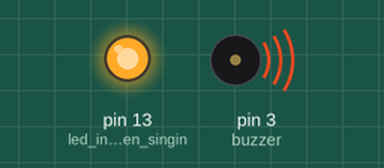
This sketch was run on a simulated Arduino Uno, built with avr-gcc and run on an emulated ATmega328P. On the bench: output pins drawn as LEDs (lit = HIGH), buzzer (waves = sounding).

Above: at 0.2 s.
At 14.74 s:
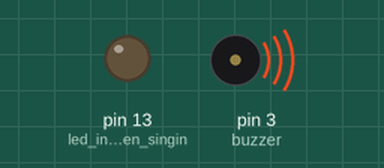
At 30.0 s:
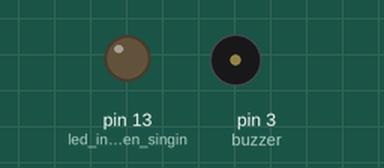
Timing chart, 0 to 41.1 s (numbered marks = the images above):
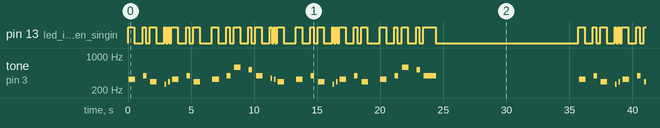

The sketch:

MusicPlayerPrinceTronics.ino
```cpp
/*
  Arduino Mario Bros Tunes
  With Piezo Buzzer and PWM

  Connect the positive side of the Buzzer to pin 3,
  then the negative side to a 1k ohm resistor. Connect
  the other side of the 1 k ohm resistor to
  ground(GND) pin on the Arduino.

  by: Dipto Pratyaksa
  last updated: 31/3/13
*/

/*************************************************
 * Public Constants
 *************************************************/

#define NOTE_B0  31
#define NOTE_C1  33
#define NOTE_CS1 35
#define NOTE_D1  37
#define NOTE_DS1 39
#define NOTE_E1  41
#define NOTE_F1  44
#define NOTE_FS1 46
#define NOTE_G1  49
#define NOTE_GS1 52
#define NOTE_A1  55
#define NOTE_AS1 58
#define NOTE_B1  62
#define NOTE_C2  65
#define NOTE_CS2 69
#define NOTE_D2  73
#define NOTE_DS2 78
#define NOTE_E2  82
#define NOTE_F2  87
#define NOTE_FS2 93
#define NOTE_G2  98
#define NOTE_GS2 104
#define NOTE_A2  110
#define NOTE_AS2 117
#define NOTE_B2  123
#define NOTE_C3  131
#define NOTE_CS3 139
#define NOTE_D3  147
#define NOTE_DS3 156
#define NOTE_E3  165
#define NOTE_F3  175
#define NOTE_FS3 185
#define NOTE_G3  196
#define NOTE_GS3 208
#define NOTE_A3  220
#define NOTE_AS3 233
#define NOTE_B3  247
#define NOTE_C4  262
#define NOTE_CS4 277
#define NOTE_D4  294
#define NOTE_DS4 311
#define NOTE_E4  330
#define NOTE_F4  349
#define NOTE_FS4 370
#define NOTE_G4  392
#define NOTE_GS4 415
#define NOTE_A4  440
#define NOTE_AS4 466
#define NOTE_B4  494
#define NOTE_C5  523
#define NOTE_CS5 554
#define NOTE_D5  587
#define NOTE_DS5 622
#define NOTE_E5  659
#define NOTE_F5  698
#define NOTE_FS5 740
#define NOTE_G5  784
#define NOTE_GS5 831
#define NOTE_A5  880
#define NOTE_AS5 932
#define NOTE_B5  988
#define NOTE_C6  1047
#define NOTE_CS6 1109
#define NOTE_D6  1175
#define NOTE_DS6 1245
#define NOTE_E6  1319
#define NOTE_F6  1397
#define NOTE_FS6 1480
#define NOTE_G6  1568
#define NOTE_GS6 1661
#define NOTE_A6  1760
#define NOTE_AS6 1865
#define NOTE_B6  1976
#define NOTE_C7  2093
#define NOTE_CS7 2217
#define NOTE_D7  2349
#define NOTE_DS7 2489
#define NOTE_E7  2637
#define NOTE_F7  2794
#define NOTE_FS7 2960
#define NOTE_G7  3136
#define NOTE_GS7 3322
#define NOTE_A7  3520
#define NOTE_AS7 3729
#define NOTE_B7  3951
#define NOTE_C8  4186
#define NOTE_CS8 4435
#define NOTE_D8  4699
#define NOTE_DS8 4978

#define melodyPin 3
//Mario main theme melody
int melody[] = {
  NOTE_E7, NOTE_E7, 0, NOTE_E7,
  0, NOTE_C7, NOTE_E7, 0,
  NOTE_G7, 0, 0,  0,
  NOTE_G6, 0, 0, 0,

  NOTE_C7, 0, 0, NOTE_G6,
  0, 0, NOTE_E6, 0,
  0, NOTE_A6, 0, NOTE_B6,
  0, NOTE_AS6, NOTE_A6, 0,

  NOTE_G6, NOTE_E7, NOTE_G7,
  NOTE_A7, 0, NOTE_F7, NOTE_G7,
  0, NOTE_E7, 0, NOTE_C7,
  NOTE_D7, NOTE_B6, 0, 0,

  NOTE_C7, 0, 0, NOTE_G6,
  0, 0, NOTE_E6, 0,
  0, NOTE_A6, 0, NOTE_B6,
  0, NOTE_AS6, NOTE_A6, 0,

  NOTE_G6, NOTE_E7, NOTE_G7,
  NOTE_A7, 0, NOTE_F7, NOTE_G7,
  0, NOTE_E7, 0, NOTE_C7,
  NOTE_D7, NOTE_B6, 0, 0
};
//Mario main them tempo
int tempo[] = {
  12, 12, 12, 12,
  12, 12, 12, 12,
  12, 12, 12, 12,
  12, 12, 12, 12,

  12, 12, 12, 12,
  12, 12, 12, 12,
  12, 12, 12, 12,
  12, 12, 12, 12,

  9, 9, 9,
  12, 12, 12, 12,
  12, 12, 12, 12,
  12, 12, 12, 12,

  12, 12, 12, 12,
  12, 12, 12, 12,
  12, 12, 12, 12,
  12, 12, 12, 12,

  9, 9, 9,
  12, 12, 12, 12,
  12, 12, 12, 12,
  12, 12, 12, 12,
};
//Underworld melody
int underworld_melody[] = {
  NOTE_C4, NOTE_C5, NOTE_A3, NOTE_A4,
  NOTE_AS3, NOTE_AS4, 0,
  0,
  NOTE_C4, NOTE_C5, NOTE_A3, NOTE_A4,
  NOTE_AS3, NOTE_AS4, 0,
  0,
  NOTE_F3, NOTE_F4, NOTE_D3, NOTE_D4,
  NOTE_DS3, NOTE_DS4, 0,
  0,
  NOTE_F3, NOTE_F4, NOTE_D3, NOTE_D4,
  NOTE_DS3, NOTE_DS4, 0,
  0, NOTE_DS4, NOTE_CS4, NOTE_D4,
  NOTE_CS4, NOTE_DS4,
  NOTE_DS4, NOTE_GS3,
  NOTE_G3, NOTE_CS4,
  NOTE_C4, NOTE_FS4, NOTE_F4, NOTE_E3, NOTE_AS4, NOTE_A4,
  NOTE_GS4, NOTE_DS4, NOTE_B3,
  NOTE_AS3, NOTE_A3, NOTE_GS3,
  0, 0, 0
};
//Underwolrd tempo
int underworld_tempo[] = {
  12, 12, 12, 12,
  12, 12, 6,
  3,
  12, 12, 12, 12,
  12, 12, 6,
  3,
  12, 12, 12, 12,
  12, 12, 6,
  3,
  12, 12, 12, 12,
  12, 12, 6,
  6,
  18, 18, 18,
  6, 6,
  6, 6,
  6, 6,
  18, 18, 18, 18, 18, 18,
  10, 10, 10,
  10, 10, 10,
  3, 3, 3
};

int temp_melody[] = {
NOTE_E4, NOTE_G4, NOTE_D4, NOTE_C4, NOTE_D4,
NOTE_E4, NOTE_G4, NOTE_D4,   0,     NOTE_E4,
NOTE_G4, NOTE_D5, NOTE_C5, NOTE_G4, NOTE_F4,
NOTE_E4, NOTE_D4,    0,    NOTE_E4, NOTE_G4,
NOTE_D4, NOTE_C4, NOTE_D4, NOTE_E4, NOTE_G4,
NOTE_D4,    0,    NOTE_E4, NOTE_G4, NOTE_D5,
NOTE_C5, NOTE_G4};

int temp_tempo[] = {                                               //Define the note durations, 1 to 1 with melody    1 = 8 beats
  2,4,2,8,8,                                                          //                                                 2 = 4 beats (whole note)
  2,4,2,4,2,                                                          //                                                 4 = 2 beats (half note)
  4,2,4,2,8,                                                          //                                                 8 = 1 beats (quarter note)
  8,2,4,2,4,
  2,8,8,2,4,
  2,4,2,4,2,
  4,1

};


void setup(void)
{
  pinMode(3, OUTPUT);//buzzer
  pinMode(13, OUTPUT);//led indicator when singing a note

}
void loop()
{
  //sing the tunes
  sing(1);
  sing(1);
  sing(2);
}
int song = 0;

void sing(int s) {
  // iterate over the notes of the melody:
  song = s;
  if (song == 72) {
    Serial.println(" 'Underworld Theme'");
    int size = sizeof(underworld_melody) / sizeof(int);
    for (int thisNote = 0; thisNote < size; thisNote++) {

      // to calculate the note duration, take one second
      // divided by the note type.
      //e.g. quarter note = 1000 / 4, eighth note = 1000/8, etc.
      int noteDuration = 1000 / underworld_tempo[thisNote];

      buzz(melodyPin, underworld_melody[thisNote], noteDuration);

      // to distinguish the notes, set a minimum time between them.
      // the note's duration + 30% seems to work well:
      int pauseBetweenNotes = noteDuration * 1.30;
      delay(pauseBetweenNotes);

      // stop the tone playing:
      buzz(melodyPin, 0, noteDuration);

    }

  } else {

    Serial.println(" 'Mario Theme'");
    int size = sizeof(temp_melody) / sizeof(int);
    for (int thisNote = 0; thisNote < size; thisNote++) {

      // to calculate the note duration, take one second
      // divided by the note type.
      //e.g. quarter note = 1000 / 4, eighth note = 1000/8, etc.
      int noteDuration = 1000 / temp_tempo[thisNote];

      buzz(melodyPin, temp_melody[thisNote], noteDuration);

      // to distinguish the notes, set a minimum time between them.
      // the note's duration + 30% seems to work well:
      int pauseBetweenNotes = noteDuration * 1.30;
      delay(pauseBetweenNotes);

      // stop the tone playing:
      buzz(melodyPin, 0, noteDuration);

    }
  delay(10000);
  }
}

void buzz(int targetPin, long frequency, long length) {
  digitalWrite(13, HIGH);
  long delayValue = 1000000 / frequency / 2; // calculate the delay value between transitions
  //// 1 second's worth of microseconds, divided by the frequency, then split in half since
  //// there are two phases to each cycle
  long numCycles = frequency * length / 1000; // calculate the number of cycles for proper timing
  //// multiply frequency, which is really cycles per second, by the number of seconds to
  //// get the total number of cycles to produce
  for (long i = 0; i < numCycles; i++) { // for the calculated length of time...
    digitalWrite(targetPin, HIGH); // write the buzzer pin high to push out the diaphram
    delayMicroseconds(delayValue); // wait for the calculated delay value
    digitalWrite(targetPin, LOW); // write the buzzer pin low to pull back the diaphram
    delayMicroseconds(delayValue); // wait again or the calculated delay value
  }
  digitalWrite(13, LOW);

}
```

Measured:
- by itself, pin 13 (led_indicator_when_singin): moves between LOW and HIGH, repeating every 35.7 s
- by itself, tone on pin 3 (buzzer): plays 329 Hz for 0.52 s, 391 Hz for 0.28 s, 293 Hz for 0.52 s, 261 Hz for 0.12 s, 293 Hz for 0.12 s, 329 Hz for 0.52 s … (114 notes in this stretch)
